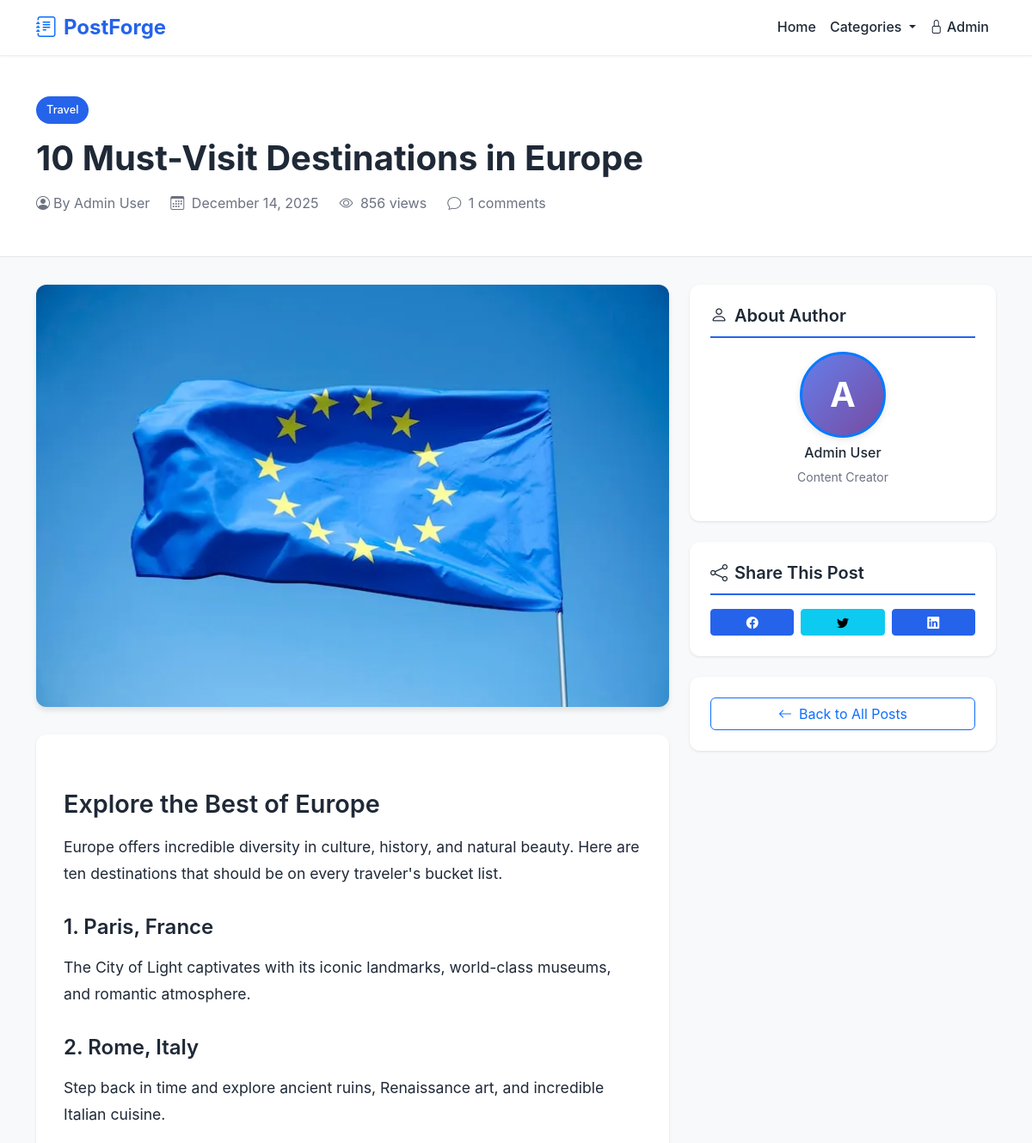
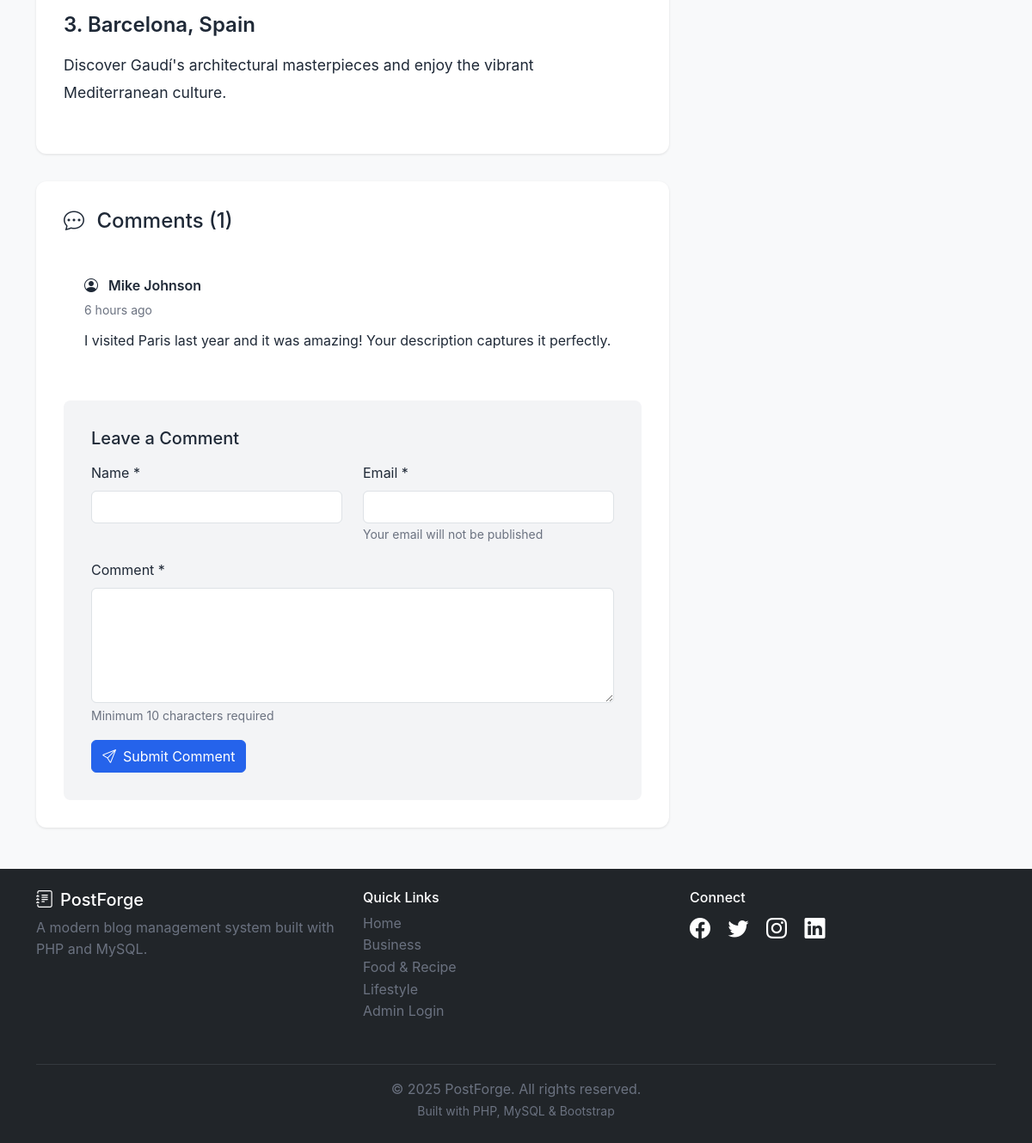
/post.php?slug=10-must-visit-destinations-europe, run on the app's committed database (2 pictures, top to bottom).
### tables this page shows
CREATE TABLE IF NOT EXISTS posts (
    id INT PRIMARY KEY AUTO_INCREMENT,
    title VARCHAR(255) NOT NULL,
    slug VARCHAR(255) UNIQUE NOT NULL,
    content TEXT NOT NULL,
    excerpt TEXT,
    featured_image VARCHAR(255),
    category_id INT,
    author_id INT,
    status ENUM('draft', 'published') DEFAULT 'draft',
    views INT DEFAULT 0,
    created_at TIMESTAMP DEFAULT CURRENT_TIMESTAMP,
    updated_at TIMESTAMP DEFAULT CURRENT_TIMESTAMP ON UPDATE CURRENT_TIMESTAMP,
    published_at TIMESTAMP NULL,
    FOREIGN KEY (category_id) REFERENCES categories(id) ON DELETE SET NULL,
    FOREIGN KEY (author_id) REFERENCES admins(id) ON DELETE CASCADE,
    INDEX idx_slug (slug),
    INDEX idx_status (status),
    INDEX idx_category (category_id),
    INDEX idx_author (author_id),
    INDEX idx_created (created_at),
    FULLTEXT idx_search (title, content)
);

CREATE TABLE IF NOT EXISTS categories (
    id INT PRIMARY KEY AUTO_INCREMENT,
    name VARCHAR(100) UNIQUE NOT NULL,
    slug VARCHAR(100) UNIQUE NOT NULL,
    description TEXT,
    created_at TIMESTAMP DEFAULT CURRENT_TIMESTAMP,
    INDEX idx_slug (slug)
);

CREATE TABLE IF NOT EXISTS comments (
    id INT PRIMARY KEY AUTO_INCREMENT,
    post_id INT NOT NULL,
    author_name VARCHAR(100) NOT NULL,
    author_email VARCHAR(100) NOT NULL,
    content TEXT NOT NULL,
    status ENUM('pending', 'approved', 'spam') DEFAULT 'pending',
    created_at TIMESTAMP DEFAULT CURRENT_TIMESTAMP,
    FOREIGN KEY (post_id) REFERENCES posts(id) ON DELETE CASCADE,
    INDEX idx_post (post_id),
    INDEX idx_status (status),
    INDEX idx_created (created_at)
);

### includes/functions.php (called while the page is built, shortened)
<?php
function sanitize($data) {
    return htmlspecialchars($data, ENT_QUOTES, 'UTF-8');
}
function formatDate($date, $format = 'M d, Y') {
    return date($format, strtotime($date));
}
function timeAgo($datetime) {
    $timestamp = strtotime($datetime);
    $diff = time() - $timestamp;
    if ($diff < 86400) {
        $hours = floor($diff / 3600);
        return $hours . ($hours == 1 ? ' hour ago' : ' hours ago');
    }
}
function formatNumber($number) {
    return number_format($number);
}

### public/post.php (the view, shortened to what this page needs)
<?php
require_once '../includes/functions.php';
$slug = $_GET['slug'] ?? '';
try {
    $db = getDB();
    $postStmt = $db->prepare("
        SELECT p.*, c.name as category_name, c.slug as category_slug, a.full_name as author_name, a.profile_image as author_image
        FROM posts p
        LEFT JOIN categories c ON p.category_id = c.id
        LEFT JOIN admins a ON p.author_id = a.id
        WHERE p.slug = :slug AND p.status = 'published'
    ");
    $postStmt->execute(['slug' => $slug]);
    $post = $postStmt->fetch();
    $commentsStmt = $db->prepare("
        SELECT * FROM comments
        WHERE post_id = :post_id AND status = 'approved'
        ORDER BY created_at DESC
    ");
    $commentsStmt->execute(['post_id' => $post['id']]);
    $comments = $commentsStmt->fetchAll();
} catch (PDOException $e) {
    header('Location: index.php');
    exit;
}
include 'includes/header.php';
?>
<div class="single-post-header">
    <div class="container">
        <a href="category.php?slug=<?php echo $post['category_slug']; ?>"
           class="category-badge mb-3">
            <?php echo sanitize($post['category_name'] ?? 'Uncategorized'); ?>
        </a>
        <h1 class="single-post-title"><?php echo sanitize($post['title']); ?></h1>
        <div class="single-post-meta">
            <span class="d-inline-flex align-items-center">
                <?php if ($post['author_image']): ?>
                    <img src="../uploads/profiles/<?php echo sanitize($post['author_image']); ?>"
                         alt="<?php echo sanitize($post['author_name']); ?>"
                         style="width: 24px; height: 24px; border-radius: 50%; object-fit: cover; margin-right: 8px;">
                <?php else: ?>
                    <i class="bi bi-person-circle me-1"></i>
                <?php endif; ?>
                By <?php echo sanitize($post['author_name']); ?>
            </span>
            <span>
                <i class="bi bi-calendar3 me-1"></i>
                <?php echo formatDate($post['published_at'], 'F d, Y'); ?>
            </span>
            <span>
                <i class="bi bi-eye me-1"></i>
                <?php echo formatNumber($post['views']); ?> views
            </span>
            <span>
                <i class="bi bi-chat me-1"></i>
                <?php echo count($comments); ?> comments
            </span>
        </div>
    </div>
</div>
<div class="container mb-5">
    <div class="row">
        <div class="col-lg-8">
            <?php if ($post['featured_image']): ?>
                <div class="featured-image-container">
                    <img src="<?php echo UPLOAD_URL . sanitize($post['featured_image']); ?>"
                         alt="<?php echo sanitize($post['title']); ?>"
                         class="featured-image">
                </div>
            <?php endif; ?>
            <div class="post-content">
                <?php echo $post['content']; ?>
            </div>
            <div class="comments-section" id="comments">
                <h4 class="mb-4">
                    <i class="bi bi-chat-dots me-2"></i>
                    Comments (<?php echo count($comments); ?>)
                </h4>
                <?php if (!empty($comments)): ?>
                    <div class="comments-list mb-4">
                        <?php foreach ($comments as $comment): ?>
                            <div class="comment-item" id="comment-<?php echo $comment['id']; ?>">
                                <div class="comment-author">
                                    <i class="bi bi-person-circle me-2"></i>
                                    <?php echo sanitize($comment['author_name']); ?>
                                </div>
                                <div class="comment-date">
                                    <?php echo timeAgo($comment['created_at']); ?>
                                </div>
                                <div class="comment-content">
                                    <?php echo nl2br(sanitize($comment['content'])); ?>
                                </div>
                            </div>
                        <?php endforeach; ?>
                    </div>
                <?php else: ?>
                    <p class="text-muted mb-4">No comments yet. Be the first to comment!</p>
                <?php endif; ?>
                <div class="comment-form">
                    <h5 class="mb-3">Leave a Comment</h5>
                    <form method="POST" action="">
                        <div class="row">
                            <div class="col-md-6 mb-3">
                                <label for="name" class="form-label">Name *</label>
                                <input type="text" class="form-control" id="name" name="name"
                                       value="<?php echo isset($_POST['name']) ? sanitize($_POST['name']) : ''; ?>"
                                       required>
                            </div>
                            <div class="col-md-6 mb-3">
                                <label for="email" class="form-label">Email *</label>
                                <input type="email" class="form-control" id="email" name="email"
                                       value="<?php echo isset($_POST['email']) ? sanitize($_POST['email']) : ''; ?>"
                                       required>
                                <small class="text-muted">Your email will not be published</small>
                            </div>
                        </div>
                        <div class="mb-3">
                            <label for="comment" class="form-label">Comment *</label>
                            <textarea class="form-control" id="comment" name="comment" rows="5"
                                      required><?php echo isset($_POST['comment']) ? sanitize($_POST['comment']) : ''; ?></textarea>
                        </div>
                        <button type="submit" name="submit_comment" class="btn btn-primary">
                            <i class="bi bi-send me-2"></i>Submit Comment
                        </button>
                    </form>
                </div>
            </div>
        </div>
        <div class="col-lg-4">
            <div class="sidebar-widget">
                <h5><i class="bi bi-person me-2"></i>About Author</h5>
                <div class="text-center">
                    <?php if ($post['author_image']): ?>
                        <img src="../uploads/profiles/<?php echo sanitize($post['author_image']); ?>"
                             alt="<?php echo sanitize($post['author_name']); ?>"
                             style="width: 100px; height: 100px; border-radius: 50%; object-fit: cover; border: 3px solid #007bff; box-shadow: 0 2px 8px rgba(0,0,0,0.1);">
                    <?php else: ?>
                        <div style="width: 100px; height: 100px; border-radius: 50%; background: linear-gradient(135deg, #667eea 0%, #764ba2 100%); display: inline-flex; align-items: center; justify-content: center; color: white; font-size: 2.5rem; font-weight: bold; border: 3px solid #007bff; box-shadow: 0 2px 8px rgba(0,0,0,0.1);">
                            <?php echo strtoupper(substr($post['author_name'], 0, 1)); ?>
                        </div>
                    <?php endif; ?>
                    <h6 class="mt-2"><?php echo sanitize($post['author_name']); ?></h6>
                    <p class="text-muted small">Content Creator</p>
                </div>
            </div>
            <div class="sidebar-widget">
                <h5><i class="bi bi-share me-2"></i>Share This Post</h5>
                <div class="d-flex gap-2">
                    <a href="https://facebook.com/sharer/sharer.php?u=<?php echo urlencode(SITE_URL . '/public/post.php?slug=' . $slug); ?>"
                       target="_blank" class="btn btn-primary btn-sm flex-fill">
                        <i class="bi bi-facebook"></i>
                    </a>
                    <a href="https://twitter.com/intent/tweet?url=<?php echo urlencode(SITE_URL . '/public/post.php?slug=' . $slug); ?>&text=<?php echo urlencode($post['title']); ?>"
                       target="_blank" class="btn btn-info btn-sm flex-fill">
                        <i class="bi bi-twitter"></i>
                    </a>
                    <a href="https://www.linkedin.com/shareArticle?mini=true&url=<?php echo urlencode(SITE_URL . '/public/post.php?slug=' . $slug); ?>"
                       target="_blank" class="btn btn-primary btn-sm flex-fill">
                        <i class="bi bi-linkedin"></i>
                    </a>
                </div>
            </div>
            <div class="sidebar-widget">
                <a href="index.php" class="btn btn-outline-primary w-100">
                    <i class="bi bi-arrow-left me-2"></i>Back to All Posts
                </a>
            </div>
        </div>
    </div>
</div>
<?php include 'includes/footer.php'; ?>

### public/includes/footer.php (shortened to what this page needs)
    </main>
    <footer class="bg-dark text-white mt-5 py-4">
        <div class="container">
            <div class="row">
                <div class="col-md-4 mb-3">
                    <h5><i class="bi bi-journal-text me-2"></i><?php echo SITE_NAME; ?></h5>
                    <p class="text-muted">A modern blog management system built with PHP and MySQL.</p>
                </div>
                <div class="col-md-4 mb-3">
                    <h6>Quick Links</h6>
                    <ul class="list-unstyled">
                        <li><a href="index.php" class="text-muted text-decoration-none">Home</a></li>
                        <?php
                        try {
                            $db = getDB();
                            $footerCatsStmt = $db->query("SELECT * FROM categories ORDER BY name ASC LIMIT 3");
                            $footerCategories = $footerCatsStmt->fetchAll();
                            foreach ($footerCategories as $footerCat):
                        ?>
                            <li>
                                <a href="category.php?slug=<?php echo $footerCat['slug']; ?>"
                                   class="text-muted text-decoration-none">
                                    <?php echo sanitize($footerCat['name']); ?>
                                </a>
                            </li>
                        <?php
                            endforeach;
                        } catch (PDOException $e) {
                        }
                        ?>
                        <li><a href="../admin/login.php" class="text-muted text-decoration-none">Admin Login</a></li>
                    </ul>
                </div>
                <div class="col-md-4 mb-3">
                    <h6>Connect</h6>
                    <div class="social-links">
                        <a href="#" class="text-white me-3"><i class="bi bi-facebook"></i></a>
                        <a href="#" class="text-white me-3"><i class="bi bi-twitter"></i></a>
                        <a href="#" class="text-white me-3"><i class="bi bi-instagram"></i></a>
                        <a href="#" class="text-white me-3"><i class="bi bi-linkedin"></i></a>
                    </div>
                </div>
            </div>
            <hr class="border-secondary">
            <div class="text-center text-muted">
                <p class="mb-0">&copy; <?php echo date('Y'); ?> <?php echo SITE_NAME; ?>. All rights reserved.</p>
                <small>Built with PHP, MySQL & Bootstrap</small>
            </div>
        </div>
    </footer>
</body>
</html>

### assets/css/public.css (style rules this page uses)
:root { --primary-blue: #2563eb; --primary-dark: #1e40af; --success-green: #10b981; --warning-orange: #f59e0b; --danger-red: #ef4444; --info-cyan: #06b6d4; --dark-gray: #1f2937; --medium-gray: #6b7280; --light-gray: #f3f4f6; --border-gray: #e5e7eb; }
* { margin: 0; padding: 0; box-sizing: border-box; }
body { font-family: 'Inter', 'Segoe UI', 'Roboto', sans-serif; background-color: #f8f9fa; color: var(--dark-gray); line-height: 1.6; }
.category-badge { display: inline-block; padding: 0.35rem 0.75rem; background-color: var(--primary-blue); color: white; border-radius: 20px; font-size: 0.8rem; font-weight: 500; text-decoration: none; transition: background-color 0.3s ease; }
.single-post-header { background-color: white; padding: 3rem 0; border-bottom: 1px solid var(--border-gray); margin-bottom: 2rem; }
.single-post-title { font-size: 2.5rem; font-weight: 700; margin-bottom: 1rem; line-height: 1.2; }
.single-post-meta { display: flex; align-items: center; gap: 1.5rem; color: var(--medium-gray); flex-wrap: wrap; }
.featured-image-container { margin-bottom: 2rem; border-radius: 12px; overflow: hidden; box-shadow: 0 4px 6px rgba(0, 0, 0, 0.1); }
.featured-image { width: 100%; height: auto; display: block; }
.post-content { background-color: white; padding: 2rem; border-radius: 12px; box-shadow: 0 1px 3px rgba(0, 0, 0, 0.1); margin-bottom: 2rem; font-size: 1.1rem; line-height: 1.8; }
.post-content h1, .post-content h2, .post-content h3 { margin-top: 2rem; margin-bottom: 1rem; font-weight: 600; }
.post-content h2 { font-size: 1.8rem; color: var(--dark-gray); }
.post-content h3 { font-size: 1.5rem; color: var(--dark-gray); }
.post-content p { margin-bottom: 1.5rem; }
.comments-section { background-color: white; padding: 2rem; border-radius: 12px; box-shadow: 0 1px 3px rgba(0, 0, 0, 0.1); }
.comment-item { padding: 1.5rem; border-bottom: 1px solid var(--border-gray); }
.comment-item:last-child { border-bottom: none; }
.comment-author { font-weight: 600; color: var(--dark-gray); margin-bottom: 0.25rem; }
.comment-date { font-size: 0.875rem; color: var(--medium-gray); margin-bottom: 0.75rem; }
.comment-content { color: var(--dark-gray); line-height: 1.6; }
.comment-form { background-color: var(--light-gray); padding: 2rem; border-radius: 8px; margin-top: 2rem; }
.sidebar-widget { background-color: white; padding: 1.5rem; border-radius: 12px; box-shadow: 0 1px 3px rgba(0, 0, 0, 0.1); margin-bottom: 1.5rem; }
.sidebar-widget h5 { font-weight: 600; margin-bottom: 1rem; padding-bottom: 0.75rem; border-bottom: 2px solid var(--primary-blue); }
footer { margin-top: 4rem; }
.social-links a { font-size: 1.5rem; transition: opacity 0.3s ease; }
.btn-primary { background-color: var(--primary-blue); border-color: var(--primary-blue); transition: all 0.3s ease; }
.text-muted { color: var(--medium-gray) !important; }

### data on the page
posts: category.name "Travel", title "10 Must-Visit Destinations in Europe", author.full_name "Admin User", published_at "December 14, 2025", views "856", featured_image (picture), content "Explore the Best of Europe Europe offers incredible diversity in culture, history, and natural beauty. Here are ten destinations that should be on every traveler's bucket list. 1. Paris, France The City of Light captivates with its iconic landmarks, world-class museums, and romantic atmosphere. 2. Rome, Italy Step back in time and explore ancient ruins, Renaissance art, and incredible Italian cuisine. 3. Barcelona, Spain Discover Gaudí's architectural masterpieces and enjoy the vibrant Mediterranean culture.", author.full_name "A"
comments: author_name "Mike Johnson", created_at "6 hours ago", content "I visited Paris last year and it was amazing! Your description captures it perfectly."
categories: name "Business"
categories: name "Food & Recipe"
categories: name "Lifestyle"

### other printed values
SITE_NAME "PostForge"
count($comments) "1"
